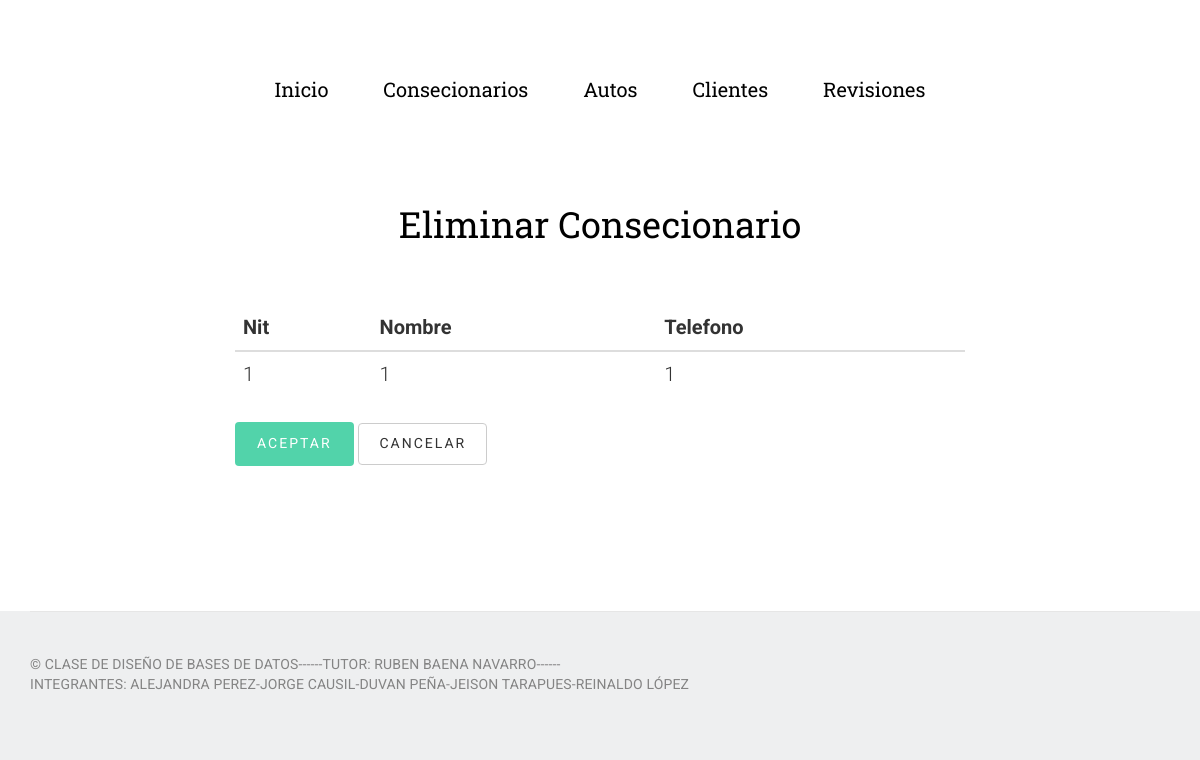
Page /eliminar/consecionario/1 on the committed database.
### venta/models.py (models this page shows, shortened)
class Consecionario(models.Model):
    nit = models.CharField(max_length=50, primary_key=True)
    nombre = models.CharField(max_length=50)
    telefono =models.CharField(max_length=50)

### venta/views.py (the view)
# urls.py: url(r'^eliminar/consecionario/(?P<nit>\d+)', 'venta.views.eliminar_consecionario', name='eliminar-consecionario'),
def eliminar_consecionario(request, nit):
        consecionario = get_object_or_404(Consecionario, pk=nit)
        a = consecionario
        if request.method=="POST":
            consecionario.delete()
            a = Consecionario.objects.all()
            return render(request,'venta/lista_consecionario.html',{'a':a})
        return render(request, "venta/eliminar_consecionario.html", {"a":a})

### venta/templates/venta/eliminar_consecionario.html (shortened to what this page needs)
{% extends 'core/base_admin.html' %}
{% block contenido %}
            <section id="intro" style="height: 100px;">
                                                    <div class="container">
                                                                      <div class="row">
                                                                        <div class="col-lg-6 col-lg-offset-3 col-md-8 col-md-offset-2 text-center">
                                                                          <div class="intro animate-box">
                                                                            <h1>Eliminar Consecionario</h1>
                                                                          </div>
                                                                        </div>
                                                                        </div>
                                                                            </section>
                                                                                <main id="main">
                                                                                <div class="container">
                                                                          <div class="col-md-8 col-md-offset-2 animate-box">
                                                                                <div class="table-responsive">
                                                                            <table class="table .table-hover">
                                                                                <thead>
                                                                                    <tr>
                                                                                      <th>Nit</th>
                                                                                      <th>Nombre</th>
                                                                                      <th>Telefono</th>
                                                                                    </tr>
                                                                                </thead>
                                                                                <tbody>
                                                                                    <tr>
                                                                                      <td>{{a.nit}}</td>
                                                                                      <td>{{a.nombre}}</td>
                                                                                      <td>{{a.telefono}}</td>
                                                                                        </tbody>
                                                                                        </table>
                                                                                      </div>    <form  action="" method="post">
                                                                                  <input type="submit" name="name" class="btn btn-primary" value="Aceptar">
                                                                                  <a href="{% url "lista-consecionario" %}" class="btn btn-default navbar-btn">Cancelar</a>
                                                                                </form>
                                                                              </div>
                                                                            </div>
                                                                      </div>
{% endblock %}

### core/static/css/style.css (style rules this page uses)
body { font-family: "Roboto", Arial, sans-serif; line-height: 1.8; font-size: 20px; background: #eeeff0; font-weight: 300; }
a { color: #52d3aa; -webkit-transition: 0.5s; -o-transition: 0.5s; transition: 0.5s; }
h1, h2, h3, h4, h5, h6 { color: #000; font-family: "Roboto Slab", Arial, sans-serif; font-weight: 400; margin: 0 0 30px 0; }
#intro, #work, #product, #about, #services { padding-bottom: 5em; }
#main { padding-bottom: 7em; }
.btn { -webkit-transition: 0.3s; -o-transition: 0.3s; transition: 0.3s; }
.btn { text-transform: uppercase; letter-spacing: 2px; -webkit-transition: 0.3s; -o-transition: 0.3s; transition: 0.3s; }
.btn.btn-primary { background: #52d3aa; color: #fff; border: none !important; border: 2px solid transparent !important; }
.js .animate-box { opacity: 0; }

### rows in the picture
Consecionario: nit "1", nombre "1", telefono "1"
